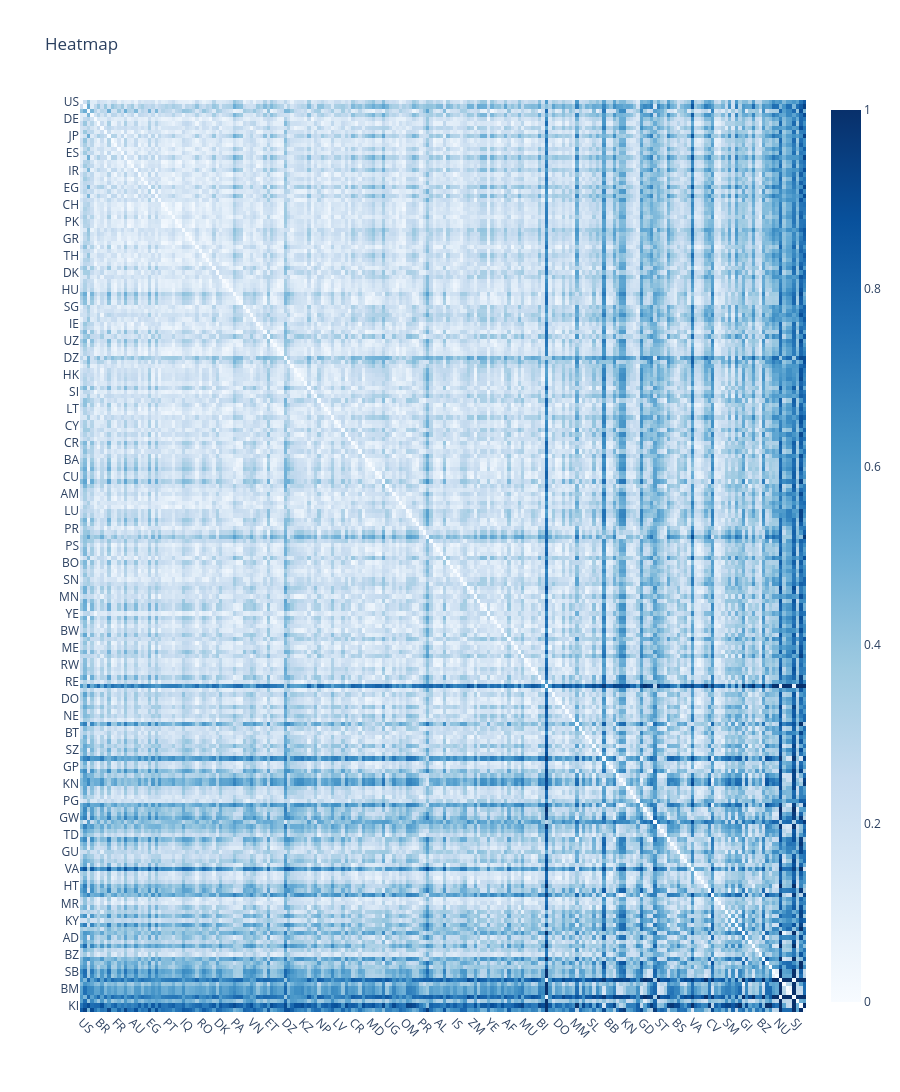

This figure's notebook cell:
### Code cell
labels = df_cf.sum(axis=1).sort_values(ascending=False).index.to_list()
uf.plotly_heatmap(df_dist.loc[labels, labels],
                  x_labels=labels,
                  y_labels=labels,
                  colorscale="non")

### Figure 1 — Plotly figure (JSON) as saved in the notebook; plotly's stock layout.template omitted (floating-point values rounded to 4 significant figures; data arrays with more than 128 entries replaced by an {"elided": "..."} marker saying what was removed)
{"data": [{"colorscale": [[0.0, "rgb(247,251,255)"], [0.125, "rgb(222,235,247)"], [0.25, "rgb(198,219,239)"], [0.375, "rgb(158,202,225)"], [0.5, "rgb(107,174,214)"], [0.625, "rgb(66,146,198)"], [0.75, "rgb(33,113,181)"], [0.875, "rgb(8,81,156)"], [1.0, "rgb(8,48,107)"]], "customdata": {"elided": "214x214x2 str values"}, "hovertemplate": "<b>X: </b>%{customdata[0]}<br><b>Y: </b>%{customdata[1]}<br><b>Z: </b> %{z:.3f}<br><extra></extra>", "x": {"elided": "214 str values"}, "y": {"elided": "214 str values"}, "z": {"elided": "214x214 float values"}, "type": "heatmap"}], "layout": {"xaxis": {"tickangle": 45, "automargin": true}, "yaxis": {"autorange": "reversed", "automargin": true}, "title": {"text": "Heatmap"}, "height": 4280}}
